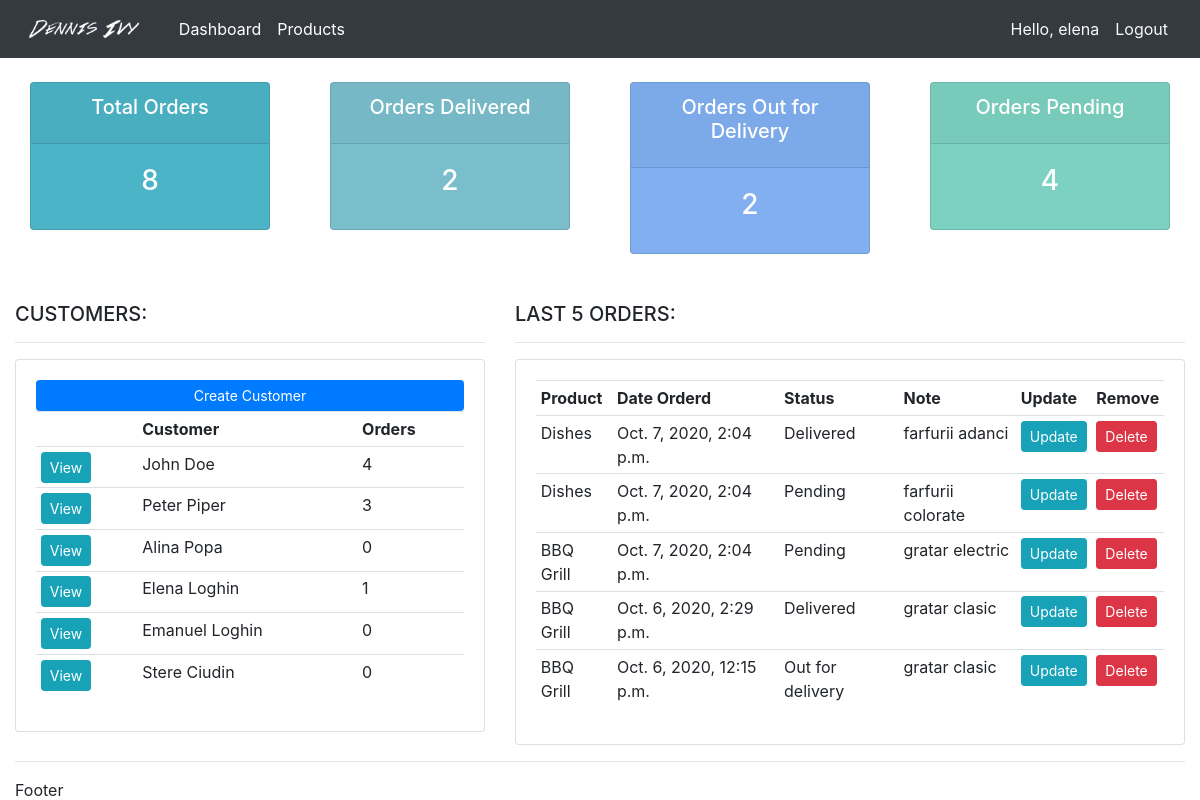
Page /crm/ (signed in) on the committed database.
### accounts/models.py (models this page shows, shortened)
class Customer(models.Model):
    name = models.CharField(max_length = 200, null = True)
    phone = models.CharField(max_length = 200, null = True)
    email = models.CharField(max_length = 200, null = True)
    date_created = models.DateTimeField(auto_now_add=True, null = True)

class Order(models.Model):
    STATUS = (
            ('Pending', 'Pending'),
            ('Out for delivery', 'Out for delivery'),
            ('Delivered', 'Delivered'),
            )
    customer = models.ForeignKey(Customer, null=True, on_delete=models.SET_NULL)
    product = models.ForeignKey(Product, null=True, on_delete=models.SET_NULL)
    date_created = models.DateTimeField(auto_now_add=True, null = True)
    status = models.CharField(max_length = 200, choices=STATUS)
    note = models.CharField(max_length = 1000, null = True)

class Product(models.Model):
    CATEGORY = (
            ('Indoor', 'Indoor'),
            ('Out Door', 'Out Door'),
            )
    name = models.CharField(max_length = 200, null = True)
    price = models.FloatField(null = True)
    category = models.CharField(max_length = 200, null = True, choices = CATEGORY)
    description = models.CharField(max_length = 200, null = True, blank=True)
    date_created = models.DateTimeField(auto_now_add=True, null = True)
    tags = models.ManyToManyField(Tag)
    def __str__(self):
        return self.name

### accounts/views.py (the view)
# urls.py: path('', views.dashboard, name = 'dashboard'),
@login_required(login_url='login')
def dashboard(request):
    customer_records = Customer.objects.all()
    order_records = Order.objects.all().order_by('-date_created')[:5]
    order_total = Order.objects.all().count()
    order_delivered = Order.objects.filter(status = 'Delivered').count()
    order_pending = Order.objects.filter(status = 'Pending').count()
    order_out_for_delivery = Order.objects.filter(status = 'Out for delivery').count()
    return render(request, 'accounts/dashboard.html',
            {'customer_records': customer_records,
             'order_records': order_records,
             'order_total': order_total,
             'order_delivered': order_delivered,
             'order_pending': order_pending,
             'order_out_for_delivery': order_out_for_delivery})

### templates/accounts/dashboard.html
{% extends 'accounts/main.html' %}
{% block content %}
{%  include 'accounts/status.html' %}
<br>
<div class="row">
	<div class="col-md-5">
		<h5>CUSTOMERS:</h5>
		<hr>
		<div class="card card-body">
			<a class="btn btn-primary  btn-sm btn-block" href="{% url 'create_customer' %}">Create Customer</a>
			<table class="table table-sm">
				<tr>
					<th></th>
					<th>Customer</th>
					<th>Orders</th>
				</tr>
					{% for customer in customer_records %}
						<tr>
							<td><a class="btn btn-sm btn-info" href="{% url 'customer' customer.id %}">View</a></td>
							<td>{{ customer.name }}</a></td>
							<td>{{ customer.order_set.all.count }}</td>
						</tr>
					{% endfor %}
			</table>
		</div>
	</div>
	<div class="col-md-7">
		<h5>LAST 5 ORDERS:</h5>
		<hr>
		<div class="card card-body">
			<table class="table table-sm">
				<tr>
					<th>Product</th>
					<th>Date Orderd</th>
					<th>Status</th>
					<th>Note</th>
					<th>Update</th>
					<th>Remove</th>
				</tr>
				{% for order in order_records %}
					<tr>
						<td>{{ order.product }}</td>
						<td>{{ order.date_created }}</td>
						<td>{{ order.status }}</td>
						<td>{{ order.note }}</td>
						<td> <a class="btn btn-sm btn-info" href="{% url 'update_order' order.id %}">Update</a> </td>
						<td> <a class="btn btn-sm btn-danger" href="{% url 'delete_order' order.id %}">Delete</a> </td>
					</tr>
				{% endfor %}
			</table>
		</div>
	</div>
</div>
{% endblock content%}

### templates/accounts/main.html (shortened to what this page needs)
<!DOCTYPE html>
{% load static %}
<html lang="en" dir="ltr">
  <head>
    <link rel="stylesheet" type="text/css" href="{% static "css/main.css" %}">
    <link rel="stylesheet" href="https://stackpath.bootstrapcdn.com/bootstrap/4.5.2/css/bootstrap.min.css">
  </head>
  <body>
    {% include 'accounts/navbar.html' %}
    <div class="container-fluid">
      {% block content %}
      {% endblock %}
      <hr>
      <footer>Footer</footer>
    </div>
  </body>
</html>

### templates/accounts/navbar.html (shortened to what this page needs)
{% load static %}
<nav class="navbar navbar-expand-lg navbar-dark bg-dark">
  <a class="navbar-brand" href="{% url 'dashboard' %}">
      <img src="{% static "images/logo.png" %}" height="30" alt="" loading="lazy">
  </a>
  <div class="collapse navbar-collapse" id="navbarNavAltMarkup">
    <div class="navbar-nav">
      <a class="nav-link active" href="{% url 'dashboard' %}">Dashboard<span class="sr-only">(current)</span></a>
      <a class="nav-link active" href="{% url 'products' %}">Products</a>
    </div>
  </div>
 {% if user.is_authenticated %}
    <span class="text-light bg-dark">Hello, {{request.user}}</span>
    <span><a class="text-light bg-dark nav-link active" href="{% url 'logout' %}">Logout<span class="sr-only">(current)</span></a></span>
  {% else %}
    <span> <a class="text-light bg-dark nav-link active" href="{% url 'login' %}">Login<span class="sr-only">(current)</span></a></span>
    <span> <a class="text-light bg-dark nav-link active" href="{% url 'create_user' %}">Register<span class="sr-only">(current)</span></a></span>
  {% endif %}</span>
</nav>

### templates/accounts/status.html
<br>
<div class="row">
	<div class="col">
		<div class="col-md">
			<div class="card text-center text-white  mb-4" id="total-orders">
			  	<div class="card-header">
			  		<h5 class="card-title">Total Orders</h5>
			  	</div>
			  	<div class="card-body">
			    	<h3 class="card-title">{{ order_total }}</h3>
			  	</div>
			</div>
		</div>
	</div>
	<div class="col">
		<div class="col-md">
			<div class="card text-center text-white  mb-4" id="orders-delivered">
			  	<div class="card-header">
			  		<h5 class="card-title">Orders Delivered</h5>
			  	</div>
			  	<div class="card-body">
			    	<h3 class="card-title">{{ order_delivered }}</h3>
			  	</div>
			</div>
		</div>
	</div>
	<div class="col">
		<div class="col-md">
			<div class="card text-center text-white  mb-4" id="orders-out-for-delivery">
			  	<div class="card-header">
			  		<h5 class="card-title">Orders Out for Delivery</h5>
			  	</div>
			  	<div class="card-body">
			    	<h3 class="card-title">{{ order_out_for_delivery }} </h3>
			  	</div>
			</div>
		</div>
	</div>
	<div class="col">
		<div class="col-md">
			<div class="card text-center text-white  mb-4" id="orders-pending">
			  	<div class="card-header">
			  		<h5 class="card-title">Orders Pending</h5>
			  	</div>
			  	<div class="card-body">
			    	<h3 class="card-title">{{ order_pending }} </h3>
			  	</div>
			</div>
		</div>
	</div>
</div>

### static/css/main.css (style rules this page uses)
body { background-color: red; }
#total-orders { background-color: #4cb4c7; }
#orders-delivered { background-color: #7abecc; }
#orders-pending { background-color: #7CD1C0; }
#orders-out-for-delivery { background-color: #81afef; }

### rows in the picture
Customer: name "John Doe", order_set.all.count "4"
Customer: name "Peter Piper", order_set.all.count "3"
Customer: name "Alina Popa", order_set.all.count "0"
Customer: name "Elena Loghin", order_set.all.count "1"
Customer: name "Emanuel Loghin", order_set.all.count "0"
Customer: name "Stere Ciudin", order_set.all.count "0"
Order: product "Dishes", date_created "Oct. 7, 2020, 2:04 p.m.", status "Delivered", note "farfurii adanci"
Order: product "Dishes", date_created "Oct. 7, 2020, 2:04 p.m.", status "Pending", note "farfurii colorate"
Order: product "BBQ Grill", date_created "Oct. 7, 2020, 2:04 p.m.", status "Pending", note "gratar electric"
Order: product "BBQ Grill", date_created "Oct. 6, 2020, 2:29 p.m.", status "Delivered", note "gratar clasic"
Order: product "BBQ Grill", date_created "Oct. 6, 2020, 12:15 p.m.", status "Out for delivery", note "gratar clasic"

### other values in the picture
{{ request.user }} "elena"
{{ order_total }} "8"
{{ order_delivered }} "2"
{{ order_out_for_delivery }} "2"
{{ order_pending }} "4"
